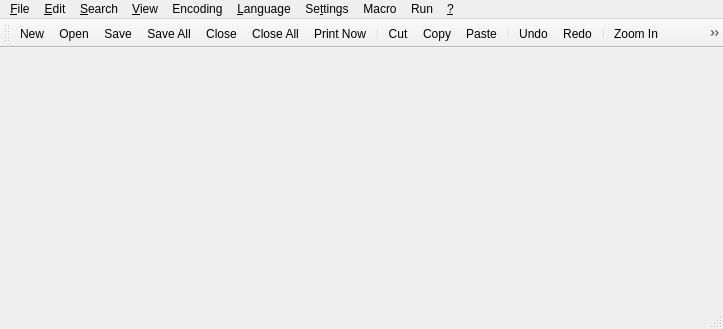
<?xml version="1.0" encoding="UTF-8"?>
<ui version="4.0">
 <class>MainWindow</class>
 <widget class="QMainWindow" name="MainWindow">
  <property name="geometry">
   <rect>
    <x>0</x>
    <y>0</y>
    <width>723</width>
    <height>329</height>
   </rect>
  </property>
  <property name="windowIcon">
   <iconset resource="resources.qrc">
    <normaloff>:/icons/icons/notepadqq.svg</normaloff>:/icons/icons/notepadqq.svg</iconset>
  </property>
  <property name="documentMode">
   <bool>true</bool>
  </property>
  <widget class="QWidget" name="centralWidget">
   <layout class="QVBoxLayout" name="verticalLayout">
    <property name="leftMargin">
     <number>5</number>
    </property>
    <property name="topMargin">
     <number>0</number>
    </property>
    <property name="rightMargin">
     <number>5</number>
    </property>
    <property name="bottomMargin">
     <number>0</number>
    </property>
   </layout>
  </widget>
  <widget class="QMenuBar" name="menuBar">
   <property name="geometry">
    <rect>
     <x>0</x>
     <y>0</y>
     <width>723</width>
     <height>21</height>
    </rect>
   </property>
   <widget class="QMenu" name="menu_File">
    <property name="title">
     <string>&amp;File</string>
    </property>
    <addaction name="action_New"/>
    <addaction name="action_Open"/>
    <addaction name="actionReload_from_Disk"/>
    <addaction name="actionSave"/>
    <addaction name="actionSave_as"/>
    <addaction name="actionSave_a_Copy_As"/>
    <addaction name="actionSave_All"/>
    <addaction name="actionRename"/>
    <addaction name="actionClose"/>
    <addaction name="actionC_lose_All"/>
    <addaction name="actionClose_All_BUT_Current_Document"/>
    <addaction name="actionDelete_from_Disk"/>
    <addaction name="separator"/>
    <addaction name="actionLoad_Session"/>
    <addaction name="actionSave_Session"/>
    <addaction name="separator"/>
    <addaction name="actionPrint"/>
    <addaction name="actionPrint_Now"/>
    <addaction name="separator"/>
    <addaction name="separator"/>
    <addaction name="actionOpen_All_Recent_Files"/>
    <addaction name="actionEmpty_Recent_Files_List"/>
    <addaction name="separator"/>
    <addaction name="actionE_xit"/>
   </widget>
   <widget class="QMenu" name="menu_Edit">
    <property name="title">
     <string>&amp;Edit</string>
    </property>
    <widget class="QMenu" name="menuEOL_Conversion">
     <property name="title">
      <string>EOL Conversion</string>
     </property>
     <addaction name="actionWindows_Format"/>
     <addaction name="actionUNIX_Format"/>
     <addaction name="actionMac_Format"/>
    </widget>
    <widget class="QMenu" name="menuCopy_to_Clipboard">
     <property name="title">
      <string>Copy to Clipboard</string>
     </property>
     <addaction name="actionCurrent_Full_File_path_to_Clipboard"/>
     <addaction name="actionCurrent_Filename_to_Clipboard"/>
     <addaction name="actionCurrent_Directory_Path_to_Clipboard"/>
    </widget>
    <widget class="QMenu" name="menuIndent">
     <property name="title">
      <string>Indent</string>
     </property>
     <addaction name="actionIncrease_Line_Indent"/>
     <addaction name="actionDecrease_Line_Indent"/>
    </widget>
    <widget class="QMenu" name="menuConvert_Case_to">
     <property name="title">
      <string>Convert Case to</string>
     </property>
     <addaction name="actionUPPERCASE"/>
     <addaction name="actionLowercase"/>
    </widget>
    <addaction name="action_Undo"/>
    <addaction name="action_Redo"/>
    <addaction name="separator"/>
    <addaction name="actionCu_t"/>
    <addaction name="action_Copy"/>
    <addaction name="action_Paste"/>
    <addaction name="action_Delete"/>
    <addaction name="actionSelect_All"/>
    <addaction name="separator"/>
    <addaction name="menuCopy_to_Clipboard"/>
    <addaction name="menuIndent"/>
    <addaction name="menuConvert_Case_to"/>
    <addaction name="menuEOL_Conversion"/>
   </widget>
   <widget class="QMenu" name="menu_Search">
    <property name="title">
     <string>&amp;Search</string>
    </property>
   </widget>
   <widget class="QMenu" name="menu_View">
    <property name="title">
     <string>&amp;View</string>
    </property>
    <widget class="QMenu" name="menuShow_Symbol">
     <property name="title">
      <string>Show Symbol</string>
     </property>
     <addaction name="actionShow_White_Space_and_TAB"/>
     <addaction name="actionShow_End_of_Line"/>
     <addaction name="actionShow_All_Characters"/>
     <addaction name="separator"/>
     <addaction name="actionShow_Indent_Guide"/>
     <addaction name="actionShow_Wrap_Symbol"/>
    </widget>
    <widget class="QMenu" name="menuZoom">
     <property name="title">
      <string>Zoom</string>
     </property>
     <addaction name="actionZoom_In"/>
     <addaction name="actionZoom_Out"/>
     <addaction name="actionRestore_Default_Zoom"/>
    </widget>
    <widget class="QMenu" name="menuMove_Clone_Current_Document">
     <property name="title">
      <string>Move/Clone Current Document</string>
     </property>
     <addaction name="actionMove_to_Other_View"/>
     <addaction name="actionClone_to_Other_View"/>
     <addaction name="actionMove_to_New_Instance"/>
     <addaction name="actionOpen_in_New_Instance"/>
    </widget>
    <addaction name="separator"/>
    <addaction name="menuShow_Symbol"/>
    <addaction name="menuZoom"/>
    <addaction name="menuMove_Clone_Current_Document"/>
    <addaction name="actionWord_wrap"/>
    <addaction name="separator"/>
    <addaction name="actionText_Direction_RTL"/>
   </widget>
   <widget class="QMenu" name="menuEncoding">
    <property name="title">
     <string>Encoding</string>
    </property>
    <widget class="QMenu" name="menuCharacter_Set">
     <property name="title">
      <string>Convert to others</string>
     </property>
     <widget class="QMenu" name="menuArabic">
      <property name="title">
       <string>Arabic</string>
      </property>
      <addaction name="actionISO_8859_6"/>
      <addaction name="actionWindows_1259"/>
     </widget>
     <widget class="QMenu" name="menuBaltic">
      <property name="title">
       <string>Baltic</string>
      </property>
      <addaction name="actionISO_8859_4_Latin4"/>
      <addaction name="actionWindows_1260"/>
     </widget>
     <widget class="QMenu" name="menuCeltic">
      <property name="title">
       <string>Celtic</string>
      </property>
      <addaction name="actionISO_8859_14"/>
     </widget>
     <widget class="QMenu" name="menuCyrillic">
      <property name="title">
       <string>Cyrillic</string>
      </property>
      <addaction name="actionISO_8859_5"/>
      <addaction name="actionKOI8_R"/>
      <addaction name="actionKOI8_U"/>
      <addaction name="actionWindows_1252"/>
     </widget>
     <widget class="QMenu" name="menuCentral_European">
      <property name="title">
       <string>Central European</string>
      </property>
      <addaction name="actionISO_8859_16_Latin10"/>
      <addaction name="actionWindows_1261"/>
     </widget>
     <widget class="QMenu" name="menuChinese">
      <property name="title">
       <string>Chinese</string>
      </property>
      <addaction name="actionBig5"/>
      <addaction name="actionGB2312"/>
     </widget>
     <widget class="QMenu" name="menuEastern_European">
      <property name="title">
       <string>Eastern European</string>
      </property>
      <addaction name="actionISO_8859_2_Latin2"/>
      <addaction name="actionISO_8859_16_Latin10"/>
     </widget>
     <widget class="QMenu" name="menuGreek">
      <property name="title">
       <string>Greek</string>
      </property>
      <addaction name="actionISO_8859_7"/>
      <addaction name="actionWindows_1262"/>
     </widget>
     <widget class="QMenu" name="menuHebrew">
      <property name="title">
       <string>Hebrew</string>
      </property>
      <addaction name="actionISO_8859_8"/>
      <addaction name="actionWindows_1263"/>
     </widget>
     <widget class="QMenu" name="menuJapanese">
      <property name="title">
       <string>Japanese</string>
      </property>
      <addaction name="actionShift_JIS"/>
     </widget>
     <widget class="QMenu" name="menuKorean">
      <property name="title">
       <string>Korean</string>
      </property>
      <addaction name="actionEUC_KR"/>
     </widget>
     <widget class="QMenu" name="menuNorth_European">
      <property name="title">
       <string>North European</string>
      </property>
      <addaction name="actionISO_8859_10_Latin6"/>
     </widget>
     <widget class="QMenu" name="menuThai">
      <property name="title">
       <string>Thai</string>
      </property>
      <addaction name="actionTIS_621"/>
     </widget>
     <widget class="QMenu" name="menuTurkish">
      <property name="title">
       <string>Turkish</string>
      </property>
      <addaction name="actionISO_8859_3_Latin3"/>
      <addaction name="actionISO_8859_9_Latin5"/>
      <addaction name="actionWindows_1264"/>
     </widget>
     <widget class="QMenu" name="menuWestern_European">
      <property name="title">
       <string>Western European</string>
      </property>
      <addaction name="actionISO_8859_1_Latin1_2"/>
      <addaction name="actionISO_8859_9_Latin5_2"/>
      <addaction name="actionISO_8859_16_Latin10"/>
      <addaction name="actionWindows_1265"/>
     </widget>
     <widget class="QMenu" name="menuVietnamese">
      <property name="title">
       <string>Vietnamese</string>
      </property>
      <addaction name="actionWindows_1266"/>
     </widget>
     <addaction name="menuArabic"/>
     <addaction name="menuBaltic"/>
     <addaction name="menuCeltic"/>
     <addaction name="menuCyrillic"/>
     <addaction name="menuCentral_European"/>
     <addaction name="menuChinese"/>
     <addaction name="menuEastern_European"/>
     <addaction name="menuGreek"/>
     <addaction name="menuHebrew"/>
     <addaction name="menuJapanese"/>
     <addaction name="menuKorean"/>
     <addaction name="menuNorth_European"/>
     <addaction name="menuThai"/>
     <addaction name="menuTurkish"/>
     <addaction name="menuWestern_European"/>
     <addaction name="menuVietnamese"/>
    </widget>
    <addaction name="actionEncode_in_UTF_8"/>
    <addaction name="actionEncode_in_UTF_8_without_BOM"/>
    <addaction name="actionEncode_in_Windows_1252"/>
    <addaction name="actionEncode_in_UTF_16BE_UCS_2_Big_Endian"/>
    <addaction name="separator"/>
    <addaction name="actionUTF_8"/>
    <addaction name="actionUTF_8_with_BOM"/>
    <addaction name="actionWindows_1252_ANSI"/>
    <addaction name="actionUTF_16BE"/>
    <addaction name="actionUTF_16LE"/>
    <addaction name="menuCharacter_Set"/>
   </widget>
   <widget class="QMenu" name="menu_Language">
    <property name="title">
     <string>&amp;Language</string>
    </property>
    <widget class="QMenu" name="menuB">
     <property name="title">
      <string>B</string>
     </property>
     <addaction name="actionBash"/>
     <addaction name="actionBatch"/>
    </widget>
    <widget class="QMenu" name="menuC">
     <property name="title">
      <string>C</string>
     </property>
     <addaction name="actionCMake"/>
     <addaction name="actionC_2"/>
     <addaction name="actionC_3"/>
     <addaction name="actionCSS"/>
    </widget>
    <widget class="QMenu" name="menuD">
     <property name="title">
      <string>D</string>
     </property>
     <addaction name="actionD_2"/>
     <addaction name="actionDiff"/>
    </widget>
    <widget class="QMenu" name="menuF">
     <property name="title">
      <string>F</string>
     </property>
     <addaction name="actionFortran"/>
     <addaction name="actionFortran77"/>
    </widget>
    <widget class="QMenu" name="menuJ">
     <property name="title">
      <string>J</string>
     </property>
     <addaction name="actionJava"/>
     <addaction name="actionJavaScript"/>
    </widget>
    <widget class="QMenu" name="menuM">
     <property name="title">
      <string>M</string>
     </property>
     <addaction name="actionMakefile"/>
     <addaction name="actionMatlab"/>
    </widget>
    <widget class="QMenu" name="menuP">
     <property name="title">
      <string>P</string>
     </property>
     <addaction name="actionPascal"/>
     <addaction name="actionPerl"/>
     <addaction name="actionPHP"/>
     <addaction name="actionPostScript"/>
     <addaction name="actionPOV"/>
     <addaction name="actionProperties"/>
     <addaction name="actionPython"/>
    </widget>
    <widget class="QMenu" name="menuS">
     <property name="title">
      <string>S</string>
     </property>
     <addaction name="actionSpice"/>
     <addaction name="actionSQL"/>
    </widget>
    <widget class="QMenu" name="menuT">
     <property name="title">
      <string>T</string>
     </property>
     <addaction name="actionTCL"/>
     <addaction name="actionTeX"/>
    </widget>
    <widget class="QMenu" name="menuV">
     <property name="title">
      <string>V</string>
     </property>
     <addaction name="actionVerilog"/>
     <addaction name="actionVHDL"/>
    </widget>
    <addaction name="menuB"/>
    <addaction name="menuC"/>
    <addaction name="menuD"/>
    <addaction name="menuF"/>
    <addaction name="actionHTML"/>
    <addaction name="actionIDL"/>
    <addaction name="menuJ"/>
    <addaction name="actionLua"/>
    <addaction name="menuM"/>
    <addaction name="actionOctave"/>
    <addaction name="menuP"/>
    <addaction name="actionRuby"/>
    <addaction name="menuS"/>
    <addaction name="menuT"/>
    <addaction name="menuV"/>
    <addaction name="actionXML"/>
    <addaction name="actionYAML"/>
   </widget>
   <widget class="QMenu" name="menuSe_ttings">
    <property name="title">
     <string>Se&amp;ttings</string>
    </property>
   </widget>
   <widget class="QMenu" name="menu">
    <property name="title">
     <string>&amp;?</string>
    </property>
    <addaction name="actionAbout_Qt"/>
    <addaction name="actionAbout_Notepadqq"/>
   </widget>
   <widget class="QMenu" name="menuMacro">
    <property name="title">
     <string>Macro</string>
    </property>
    <addaction name="action_Start_Recording"/>
    <addaction name="action_Stop_Recording"/>
    <addaction name="action_Playback"/>
    <addaction name="actionSave_Currently_Recorded_Macro"/>
    <addaction name="actionRun_a_Macro_Multiple_Times"/>
    <addaction name="separator"/>
    <addaction name="actionTrim_Trailing_and_save"/>
    <addaction name="separator"/>
    <addaction name="actionModify_Shortcut_Delete_Macro"/>
   </widget>
   <widget class="QMenu" name="menuRun">
    <property name="title">
     <string>Run</string>
    </property>
    <addaction name="action_Run"/>
    <addaction name="separator"/>
    <addaction name="actionLaunch_in_Firefox"/>
    <addaction name="actionLaunch_in_Chromium"/>
    <addaction name="actionGet_php_help"/>
    <addaction name="actionGoogle_Search"/>
    <addaction name="actionWikipedia_Search"/>
    <addaction name="actionOpen_file"/>
    <addaction name="actionOpen_in_another_instance"/>
    <addaction name="actionOpen_containing_folder"/>
    <addaction name="actionOpen_current_dir_terminal"/>
    <addaction name="separator"/>
    <addaction name="actionModify_Shortcut_Delete_Command"/>
   </widget>
   <addaction name="menu_File"/>
   <addaction name="menu_Edit"/>
   <addaction name="menu_Search"/>
   <addaction name="menu_View"/>
   <addaction name="menuEncoding"/>
   <addaction name="menu_Language"/>
   <addaction name="menuSe_ttings"/>
   <addaction name="menuMacro"/>
   <addaction name="menuRun"/>
   <addaction name="menu"/>
  </widget>
  <widget class="QToolBar" name="mainToolBar">
   <property name="iconSize">
    <size>
     <width>16</width>
     <height>16</height>
    </size>
   </property>
   <attribute name="toolBarArea">
    <enum>TopToolBarArea</enum>
   </attribute>
   <attribute name="toolBarBreak">
    <bool>false</bool>
   </attribute>
   <addaction name="action_New"/>
   <addaction name="action_Open"/>
   <addaction name="actionSave"/>
   <addaction name="actionSave_All"/>
   <addaction name="actionClose"/>
   <addaction name="actionC_lose_All"/>
   <addaction name="actionPrint_Now"/>
   <addaction name="separator"/>
   <addaction name="actionCu_t"/>
   <addaction name="action_Copy"/>
   <addaction name="action_Paste"/>
   <addaction name="separator"/>
   <addaction name="action_Undo"/>
   <addaction name="action_Redo"/>
   <addaction name="separator"/>
   <addaction name="actionZoom_In"/>
   <addaction name="actionZoom_Out"/>
   <addaction name="separator"/>
   <addaction name="actionWord_wrap"/>
   <addaction name="actionShow_All_Characters"/>
   <addaction name="separator"/>
   <addaction name="action_Start_Recording"/>
   <addaction name="action_Stop_Recording"/>
   <addaction name="action_Playback"/>
   <addaction name="actionRun_a_Macro_Multiple_Times"/>
   <addaction name="actionSave_Currently_Recorded_Macro"/>
   <addaction name="separator"/>
  </widget>
  <widget class="QStatusBar" name="statusBar"/>
  <action name="action_Open">
   <property name="icon">
    <iconset resource="resources.qrc">
     <normaloff>:/icons/icons/fileopen.png</normaloff>:/icons/icons/fileopen.png</iconset>
   </property>
   <property name="text">
    <string>&amp;Open...</string>
   </property>
   <property name="shortcut">
    <string>Ctrl+O</string>
   </property>
  </action>
  <action name="action_New">
   <property name="icon">
    <iconset resource="resources.qrc">
     <normaloff>:/icons/icons/filenew.png</normaloff>:/icons/icons/filenew.png</iconset>
   </property>
   <property name="text">
    <string>&amp;New</string>
   </property>
   <property name="shortcut">
    <string>Ctrl+N</string>
   </property>
  </action>
  <action name="actionReload_from_Disk">
   <property name="text">
    <string>Reload from Disk</string>
   </property>
  </action>
  <action name="actionSave">
   <property name="icon">
    <iconset resource="resources.qrc">
     <normaloff>:/icons/icons/filesave.png</normaloff>:/icons/icons/filesave.png</iconset>
   </property>
   <property name="text">
    <string>&amp;Save</string>
   </property>
   <property name="shortcut">
    <string>Ctrl+S</string>
   </property>
  </action>
  <action name="actionSave_as">
   <property name="text">
    <string>Save &amp;As...</string>
   </property>
   <property name="toolTip">
    <string>Save As...</string>
   </property>
   <property name="shortcut">
    <string>Ctrl+Alt+S</string>
   </property>
  </action>
  <action name="actionSave_a_Copy_As">
   <property name="text">
    <string>Save a Copy As...</string>
   </property>
  </action>
  <action name="actionSave_All">
   <property name="icon">
    <iconset resource="resources.qrc">
     <normaloff>:/icons/icons/save_all.png</normaloff>:/icons/icons/save_all.png</iconset>
   </property>
   <property name="text">
    <string>Sav&amp;e All</string>
   </property>
   <property name="shortcut">
    <string>Ctrl+Shift+S</string>
   </property>
  </action>
  <action name="actionRename">
   <property name="text">
    <string>Rename...</string>
   </property>
  </action>
  <action name="actionClose">
   <property name="icon">
    <iconset resource="resources.qrc">
     <normaloff>:/icons/icons/fileclose.png</normaloff>:/icons/icons/fileclose.png</iconset>
   </property>
   <property name="text">
    <string>Close</string>
   </property>
   <property name="shortcut">
    <string>Ctrl+W</string>
   </property>
  </action>
  <action name="actionC_lose_All">
   <property name="icon">
    <iconset resource="resources.qrc">
     <normaloff>:/icons/icons/close_all.png</normaloff>:/icons/icons/close_all.png</iconset>
   </property>
   <property name="text">
    <string>C&amp;lose All</string>
   </property>
  </action>
  <action name="actionClose_All_BUT_Current_Document">
   <property name="text">
    <string>Close All BUT Current Document</string>
   </property>
  </action>
  <action name="actionDelete_from_Disk">
   <property name="text">
    <string>Delete from Disk</string>
   </property>
  </action>
  <action name="actionLoad_Session">
   <property name="text">
    <string>Load Session...</string>
   </property>
  </action>
  <action name="actionSave_Session">
   <property name="text">
    <string>Save Session...</string>
   </property>
  </action>
  <action name="actionPrint">
   <property name="text">
    <string>Print...</string>
   </property>
   <property name="shortcut">
    <string>Ctrl+P</string>
   </property>
  </action>
  <action name="actionPrint_Now">
   <property name="icon">
    <iconset resource="resources.qrc">
     <normaloff>:/icons/icons/printer.png</normaloff>:/icons/icons/printer.png</iconset>
   </property>
   <property name="text">
    <string>Print Now</string>
   </property>
  </action>
  <action name="actionOpen_All_Recent_Files">
   <property name="text">
    <string>Open All Recent Files</string>
   </property>
  </action>
  <action name="actionEmpty_Recent_Files_List">
   <property name="text">
    <string>Empty Recent Files List</string>
   </property>
  </action>
  <action name="actionE_xit">
   <property name="text">
    <string>E&amp;xit</string>
   </property>
   <property name="shortcut">
    <string>Ctrl+Q</string>
   </property>
  </action>
  <action name="action_Undo">
   <property name="icon">
    <iconset resource="resources.qrc">
     <normaloff>:/icons/icons/undo.png</normaloff>:/icons/icons/undo.png</iconset>
   </property>
   <property name="text">
    <string>&amp;Undo</string>
   </property>
   <property name="shortcut">
    <string>Ctrl+Z</string>
   </property>
  </action>
  <action name="action_Redo">
   <property name="icon">
    <iconset resource="resources.qrc">
     <normaloff>:/icons/icons/redo.png</normaloff>:/icons/icons/redo.png</iconset>
   </property>
   <property name="text">
    <string>&amp;Redo</string>
   </property>
   <property name="shortcut">
    <string>Ctrl+Shift+Z</string>
   </property>
  </action>
  <action name="actionCu_t">
   <property name="icon">
    <iconset resource="resources.qrc">
     <normaloff>:/icons/icons/editcut.png</normaloff>:/icons/icons/editcut.png</iconset>
   </property>
   <property name="text">
    <string>Cu&amp;t</string>
   </property>
   <property name="shortcut">
    <string>Ctrl+X</string>
   </property>
  </action>
  <action name="action_Copy">
   <property name="icon">
    <iconset resource="resources.qrc">
     <normaloff>:/icons/icons/editcopy.png</normaloff>:/icons/icons/editcopy.png</iconset>
   </property>
   <property name="text">
    <string>&amp;Copy</string>
   </property>
   <property name="shortcut">
    <string>Ctrl+C</string>
   </property>
  </action>
  <action name="action_Paste">
   <property name="icon">
    <iconset resource="resources.qrc">
     <normaloff>:/icons/icons/editpaste.png</normaloff>:/icons/icons/editpaste.png</iconset>
   </property>
   <property name="text">
    <string>&amp;Paste</string>
   </property>
   <property name="shortcut">
    <string>Ctrl+V</string>
   </property>
  </action>
  <action name="action_Delete">
   <property name="text">
    <string>&amp;Delete</string>
   </property>
   <property name="shortcut">
    <string>Del</string>
   </property>
  </action>
  <action name="actionSelect_All">
   <property name="text">
    <string>Select &amp;All</string>
   </property>
   <property name="shortcut">
    <string>Ctrl+A</string>
   </property>
  </action>
  <action name="actionAbout_Notepadqq">
   <property name="text">
    <string>About Notepadqq...</string>
   </property>
   <property name="shortcut">
    <string>F1</string>
   </property>
  </action>
  <action name="actionAbout_Qt">
   <property name="text">
    <string>About Qt...</string>
   </property>
  </action>
  <action name="actionWindows_Format">
   <property name="text">
    <string>Windows Format</string>
   </property>
  </action>
  <action name="actionUNIX_Format">
   <property name="text">
    <string>UNIX Format</string>
   </property>
  </action>
  <action name="actionMac_Format">
   <property name="text">
    <string>Mac Format</string>
   </property>
  </action>
  <action name="actionShow_End_of_Line">
   <property name="checkable">
    <bool>true</bool>
   </property>
   <property name="text">
    <string>Show End of Line</string>
   </property>
  </action>
  <action name="actionShow_White_Space_and_TAB">
   <property name="checkable">
    <bool>true</bool>
   </property>
   <property name="text">
    <string>Show White Space and TAB</string>
   </property>
  </action>
  <action name="actionShow_All_Characters">
   <property name="checkable">
    <bool>true</bool>
   </property>
   <property name="icon">
    <iconset resource="resources.qrc">
     <normaloff>:/icons/icons/all_chars.png</normaloff>:/icons/icons/all_chars.png</iconset>
   </property>
   <property name="text">
    <string>Show All Characters</string>
   </property>
  </action>
  <action name="actionShow_Indent_Guide">
   <property name="checkable">
    <bool>true</bool>
   </property>
   <property name="checked">
    <bool>true</bool>
   </property>
   <property name="text">
    <string>Show Indent Guide</string>
   </property>
  </action>
  <action name="actionShow_Wrap_Symbol">
   <property name="checkable">
    <bool>true</bool>
   </property>
   <property name="text">
    <string>Show Wrap Symbol</string>
   </property>
  </action>
  <action name="actionWord_wrap">
   <property name="checkable">
    <bool>true</bool>
   </property>
   <property name="icon">
    <iconset resource="resources.qrc">
     <normaloff>:/icons/icons/multirow.png</normaloff>:/icons/icons/multirow.png</iconset>
   </property>
   <property name="text">
    <string>Word wrap</string>
   </property>
  </action>
  <action name="actionText_Direction_RTL">
   <property name="checkable">
    <bool>true</bool>
   </property>
   <property name="text">
    <string>Text Direction RTL</string>
   </property>
  </action>
  <action name="actionCurrent_Full_File_path_to_Clipboard">
   <property name="text">
    <string>Current Full File Path to Clipboard</string>
   </property>
  </action>
  <action name="actionCurrent_Filename_to_Clipboard">
   <property name="text">
    <string>Current Filename to Clipboard</string>
   </property>
  </action>
  <action name="actionCurrent_Directory_Path_to_Clipboard">
   <property name="text">
    <string>Current Directory Path to Clipboard</string>
   </property>
  </action>
  <action name="actionIncrease_Line_Indent">
   <property name="text">
    <string>Increase Line Indent</string>
   </property>
   <property name="shortcut">
    <string>Tab</string>
   </property>
  </action>
  <action name="actionDecrease_Line_Indent">
   <property name="text">
    <string>Decrease Line Indent</string>
   </property>
   <property name="shortcut">
    <string>Shift+Tab</string>
   </property>
  </action>
  <action name="actionZoom_In">
   <property name="icon">
    <iconset resource="resources.qrc">
     <normaloff>:/icons/icons/viewmag+.png</normaloff>:/icons/icons/viewmag+.png</iconset>
   </property>
   <property name="text">
    <string>Zoom &amp;In</string>
   </property>
   <property name="shortcut">
    <string>Ctrl++</string>
   </property>
  </action>
  <action name="actionZoom_Out">
   <property name="icon">
    <iconset resource="resources.qrc">
     <normaloff>:/icons/icons/viewmag-.png</normaloff>:/icons/icons/viewmag-.png</iconset>
   </property>
   <property name="text">
    <string>Zoom &amp;Out</string>
   </property>
   <property name="shortcut">
    <string>Ctrl+-</string>
   </property>
  </action>
  <action name="actionRestore_Default_Zoom">
   <property name="icon">
    <iconset resource="resources.qrc">
     <normaloff>:/icons/icons/viewmag1.png</normaloff>:/icons/icons/viewmag1.png</iconset>
   </property>
   <property name="text">
    <string>Restore Default Zoom</string>
   </property>
   <property name="shortcut">
    <string>Ctrl+0</string>
   </property>
  </action>
  <action name="actionMove_to_Other_View">
   <property name="text">
    <string>Move to Other View</string>
   </property>
  </action>
  <action name="actionClone_to_Other_View">
   <property name="text">
    <string>Clone to Other View</string>
   </property>
  </action>
  <action name="actionMove_to_New_Instance">
   <property name="text">
    <string>Move to New Instance</string>
   </property>
  </action>
  <action name="actionOpen_in_New_Instance">
   <property name="text">
    <string>Open in New Instance</string>
   </property>
  </action>
  <action name="action_Start_Recording">
   <property name="icon">
    <iconset resource="resources.qrc">
     <normaloff>:/icons/icons/mix_record.png</normaloff>:/icons/icons/mix_record.png</iconset>
   </property>
   <property name="text">
    <string>&amp;Start Recording</string>
   </property>
  </action>
  <action name="action_Stop_Recording">
   <property name="enabled">
    <bool>false</bool>
   </property>
   <property name="icon">
    <iconset resource="resources.qrc">
     <normaloff>:/icons/icons/player_stop.png</normaloff>:/icons/icons/player_stop.png</iconset>
   </property>
   <property name="text">
    <string>&amp;Stop Recording</string>
   </property>
  </action>
  <action name="action_Playback">
   <property name="enabled">
    <bool>false</bool>
   </property>
   <property name="icon">
    <iconset resource="resources.qrc">
     <normaloff>:/icons/icons/player_play.png</normaloff>:/icons/icons/player_play.png</iconset>
   </property>
   <property name="text">
    <string>&amp;Playback</string>
   </property>
  </action>
  <action name="actionSave_Currently_Recorded_Macro">
   <property name="enabled">
    <bool>false</bool>
   </property>
   <property name="icon">
    <iconset resource="resources.qrc">
     <normaloff>:/icons/icons/savemacro.png</normaloff>:/icons/icons/savemacro.png</iconset>
   </property>
   <property name="text">
    <string>Save Currently Recorded Macro</string>
   </property>
  </action>
  <action name="actionRun_a_Macro_Multiple_Times">
   <property name="icon">
    <iconset resource="resources.qrc">
     <normaloff>:/icons/icons/player_fwd.png</normaloff>:/icons/icons/player_fwd.png</iconset>
   </property>
   <property name="text">
    <string>Run a Macro Multiple Times...</string>
   </property>
  </action>
  <action name="actionTrim_Trailing_and_save">
   <property name="text">
    <string>Trim Trailing and save</string>
   </property>
  </action>
  <action name="actionModify_Shortcut_Delete_Macro">
   <property name="text">
    <string>Modify Shortcut/Delete Macro...</string>
   </property>
  </action>
  <action name="actionUPPERCASE">
   <property name="text">
    <string>UPPERCASE</string>
   </property>
   <property name="shortcut">
    <string>Ctrl+Shift+U</string>
   </property>
  </action>
  <action name="actionLowercase">
   <property name="text">
    <string>lowercase</string>
   </property>
   <property name="shortcut">
    <string>Ctrl+U</string>
   </property>
  </action>
  <action name="actionWindows_1252_ANSI">
   <property name="text">
    <string>Convert to Windows-1252</string>
   </property>
  </action>
  <action name="actionUTF_8">
   <property name="text">
    <string>Convert to UTF-8</string>
   </property>
  </action>
  <action name="actionISO_8859_1_Latin1">
   <property name="text">
    <string>ISO-8859-1 (Latin1, CP819)</string>
   </property>
  </action>
  <action name="actionISO_8859_15_Latin9">
   <property name="text">
    <string>ISO-8859-15 (Latin9)</string>
   </property>
  </action>
  <action name="actionUTF_32">
   <property name="text">
    <string>UTF-32 (UCS-4)</string>
   </property>
  </action>
  <action name="actionUTF_32BE">
   <property name="text">
    <string>UTF-32BE (UCS-4 Big Endian)</string>
   </property>
  </action>
  <action name="actionUTF_32LE">
   <property name="text">
    <string>UTF-32LE (UCS-4 Little Endian)</string>
   </property>
  </action>
  <action name="actionUTF_16">
   <property name="text">
    <string>UTF-16 (UCS-2)</string>
   </property>
  </action>
  <action name="actionUTF_16BE">
   <property name="text">
    <string>Convert to UTF-16BE (UCS-2 Big Endian)</string>
   </property>
  </action>
  <action name="actionUTF_16LE">
   <property name="text">
    <string>Convert to UTF-16LE (UCS-2 Little Endian)</string>
   </property>
  </action>
  <action name="actionRoman8_hp_roman8">
   <property name="text">
    <string>Roman8 (hp-roman8)</string>
   </property>
  </action>
  <action name="actionTIS_620">
   <property name="text">
    <string>TIS-620</string>
   </property>
  </action>
  <action name="actionMacintosh_mac">
   <property name="text">
    <string>Macintosh (mac)</string>
   </property>
  </action>
  <action name="actionWindows_1258">
   <property name="text">
    <string>Windows-1258</string>
   </property>
  </action>
  <action name="actionWindows_1257">
   <property name="text">
    <string>Windows-1257</string>
   </property>
  </action>
  <action name="actionWindows_1256">
   <property name="text">
    <string>Windows-1256</string>
   </property>
  </action>
  <action name="actionWindows_1255">
   <property name="text">
    <string>Windows-1255</string>
   </property>
  </action>
  <action name="actionWindows_1254">
   <property name="text">
    <string>Windows-1254</string>
   </property>
  </action>
  <action name="actionWindows_1253">
   <property name="text">
    <string>Windows-1253</string>
   </property>
  </action>
  <action name="actionWindows_1251">
   <property name="text">
    <string>Windows-1251</string>
   </property>
  </action>
  <action name="actionWindows_1250">
   <property name="text">
    <string>Windows-1250</string>
   </property>
  </action>
  <action name="actionIBM866_CP866">
   <property name="text">
    <string>IBM866 (CP866)</string>
   </property>
  </action>
  <action name="actionUTF_8_with_BOM">
   <property name="text">
    <string>Convert to UTF-8 with BOM</string>
   </property>
  </action>
  <action name="actionISO_8859_6">
   <property name="text">
    <string>ISO-8859-6</string>
   </property>
  </action>
  <action name="actionWindows_1259">
   <property name="text">
    <string>Windows-1256</string>
   </property>
  </action>
  <action name="actionISO_8859_4_Latin4">
   <property name="text">
    <string>ISO-8859-4 (Latin4)</string>
   </property>
  </action>
  <action name="actionWindows_1260">
   <property name="text">
    <string>Windows-1257</string>
   </property>
  </action>
  <action name="actionISO_8859_14">
   <property name="text">
    <string>ISO-8859-14</string>
   </property>
  </action>
  <action name="actionISO_8859_5">
   <property name="text">
    <string>ISO-8859-5</string>
   </property>
  </action>
  <action name="actionKOI8_R">
   <property name="text">
    <string>KOI8-R</string>
   </property>
  </action>
  <action name="actionKOI8_U">
   <property name="text">
    <string>KOI8-U</string>
   </property>
  </action>
  <action name="actionWindows_1252">
   <property name="text">
    <string>Windows-1251</string>
   </property>
  </action>
  <action name="actionWindows_1261">
   <property name="text">
    <string>Windows-1250</string>
   </property>
  </action>
  <action name="actionBig5">
   <property name="text">
    <string>Big5</string>
   </property>
  </action>
  <action name="actionGB2312">
   <property name="text">
    <string>GB2312</string>
   </property>
  </action>
  <action name="actionISO_8859_2_Latin2">
   <property name="text">
    <string>ISO-8859-2 (Latin2)</string>
   </property>
  </action>
  <action name="actionISO_8859_7">
   <property name="text">
    <string>ISO-8859-7</string>
   </property>
  </action>
  <action name="actionWindows_1262">
   <property name="text">
    <string>Windows-1253</string>
   </property>
  </action>
  <action name="actionISO_8859_8">
   <property name="text">
    <string>ISO-8859-8</string>
   </property>
  </action>
  <action name="actionWindows_1263">
   <property name="text">
    <string>Windows-1255</string>
   </property>
  </action>
  <action name="actionShift_JIS">
   <property name="text">
    <string>Shift_JIS</string>
   </property>
  </action>
  <action name="actionEUC_KR">
   <property name="text">
    <string>EUC-KR</string>
   </property>
  </action>
  <action name="actionISO_8859_10_Latin6">
   <property name="text">
    <string>ISO-8859-10 (Latin6)</string>
   </property>
  </action>
  <action name="actionTIS_621">
   <property name="text">
    <string>TIS-620</string>
   </property>
  </action>
  <action name="actionISO_8859_3_Latin3">
   <property name="text">
    <string>ISO-8859-3 (Latin3)</string>
   </property>
  </action>
  <action name="actionISO_8859_9_Latin5">
   <property name="text">
    <string>ISO-8859-9 (Latin5)</string>
   </property>
  </action>
  <action name="actionWindows_1264">
   <property name="text">
    <string>Windows-1254</string>
   </property>
  </action>
  <action name="actionISO_8859_1_Latin1_2">
   <property name="text">
    <string>ISO-8859-1 (Latin1)</string>
   </property>
  </action>
  <action name="actionISO_8859_9_Latin5_2">
   <property name="text">
    <string>ISO-8859-9 (Latin5)</string>
   </property>
  </action>
  <action name="actionWindows_1265">
   <property name="text">
    <string>Windows-1252</string>
   </property>
  </action>
  <action name="actionWindows_1266">
   <property name="text">
    <string>Windows-1258</string>
   </property>
  </action>
  <action name="actionISO_8859_16_Latin10">
   <property name="text">
    <string>ISO-8859-16 (Latin10)</string>
   </property>
  </action>
  <action name="actionEncode_in_UTF_8">
   <property name="text">
    <string>Encode in UTF-8</string>
   </property>
  </action>
  <action name="actionEncode_in_UTF_8_without_BOM">
   <property name="text">
    <string>Encode in UTF-8 without BOM</string>
   </property>
  </action>
  <action name="actionEncode_in_Windows_1252">
   <property name="text">
    <string>Encode in Windows-1252</string>
   </property>
  </action>
  <action name="actionEncode_in_UTF_16BE_UCS_2_Big_Endian">
   <property name="text">
    <string>Encode in UTF-16BE (UCS-2 Big Endian)</string>
   </property>
  </action>
  <action name="action_Run">
   <property name="text">
    <string>&amp;Run...</string>
   </property>
  </action>
  <action name="actionLaunch_in_Firefox">
   <property name="text">
    <string>Launch in Firefox</string>
   </property>
  </action>
  <action name="actionLaunch_in_Chromium">
   <property name="text">
    <string>Launch in Chromium</string>
   </property>
  </action>
  <action name="actionGet_php_help">
   <property name="text">
    <string>Get php help</string>
   </property>
  </action>
  <action name="actionGoogle_Search">
   <property name="text">
    <string>Google Search</string>
   </property>
  </action>
  <action name="actionWikipedia_Search">
   <property name="text">
    <string>Wikipedia Search</string>
   </property>
  </action>
  <action name="actionOpen_file">
   <property name="text">
    <string>Open file</string>
   </property>
  </action>
  <action name="actionOpen_containing_folder">
   <property name="text">
    <string>Open containing folder</string>
   </property>
  </action>
  <action name="actionOpen_in_another_instance">
   <property name="text">
    <string>Open in another instance</string>
   </property>
  </action>
  <action name="actionOpen_current_dir_terminal">
   <property name="text">
    <string>Open current dir terminal</string>
   </property>
  </action>
  <action name="actionModify_Shortcut_Delete_Command">
   <property name="text">
    <string>Modify Shortcut / Delete Command...</string>
   </property>
  </action>
  <action name="actionBash">
   <property name="text">
    <string>Bash</string>
   </property>
  </action>
  <action name="actionBatch">
   <property name="text">
    <string>Batch (MS-DOS)</string>
   </property>
  </action>
  <action name="actionCMake">
   <property name="text">
    <string>CMake</string>
   </property>
  </action>
  <action name="actionC_2">
   <property name="text">
    <string>C++</string>
   </property>
  </action>
  <action name="actionC_3">
   <property name="text">
    <string>C#</string>
   </property>
  </action>
  <action name="actionCSS">
   <property name="text">
    <string>CSS</string>
   </property>
  </action>
  <action name="actionD_2">
   <property name="text">
    <string>D</string>
   </property>
  </action>
  <action name="actionDiff">
   <property name="text">
    <string>Diff</string>
   </property>
  </action>
  <action name="actionFortran">
   <property name="text">
    <string>Fortran</string>
   </property>
  </action>
  <action name="actionFortran77">
   <property name="text">
    <string>Fortran77</string>
   </property>
  </action>
  <action name="actionHTML">
   <property name="text">
    <string>HTML</string>
   </property>
  </action>
  <action name="actionIDL">
   <property name="text">
    <string>IDL</string>
   </property>
  </action>
  <action name="actionJava">
   <property name="text">
    <string>Java</string>
   </property>
  </action>
  <action name="actionJavaScript">
   <property name="text">
    <string>JavaScript</string>
   </property>
  </action>
  <action name="actionLua">
   <property name="text">
    <string>Lua</string>
   </property>
  </action>
  <action name="actionMakefile">
   <property name="text">
    <string>Makefile</string>
   </property>
  </action>
  <action name="actionMatlab">
   <property name="text">
    <string>Matlab</string>
   </property>
  </action>
  <action name="actionOctave">
   <property name="text">
    <string>Octave</string>
   </property>
  </action>
  <action name="actionPascal">
   <property name="text">
    <string>Pascal</string>
   </property>
  </action>
  <action name="actionPerl">
   <property name="text">
    <string>Perl</string>
   </property>
  </action>
  <action name="actionPostScript">
   <property name="text">
    <string>PostScript</string>
   </property>
  </action>
  <action name="actionPOV">
   <property name="text">
    <string>POV</string>
   </property>
  </action>
  <action name="actionProperties">
   <property name="text">
    <string>Properties</string>
   </property>
  </action>
  <action name="actionPython">
   <property name="text">
    <string>Python</string>
   </property>
  </action>
  <action name="actionRuby">
   <property name="text">
    <string>Ruby</string>
   </property>
  </action>
  <action name="actionSpice">
   <property name="text">
    <string>Spice</string>
   </property>
  </action>
  <action name="actionSQL">
   <property name="text">
    <string>SQL</string>
   </property>
  </action>
  <action name="actionTCL">
   <property name="text">
    <string>TCL</string>
   </property>
  </action>
  <action name="actionTeX">
   <property name="text">
    <string>TeX</string>
   </property>
  </action>
  <action name="actionVerilog">
   <property name="text">
    <string>Verilog</string>
   </property>
  </action>
  <action name="actionVHDL">
   <property name="text">
    <string>VHDL</string>
   </property>
  </action>
  <action name="actionXML">
   <property name="text">
    <string>XML</string>
   </property>
  </action>
  <action name="actionYAML">
   <property name="text">
    <string>YAML</string>
   </property>
  </action>
  <action name="actionPHP">
   <property name="text">
    <string>PHP</string>
   </property>
  </action>
 </widget>
 <layoutdefault spacing="6" margin="11"/>
 <resources>
  <include location="resources.qrc"/>
 </resources>
 <connections/>
</ui>
